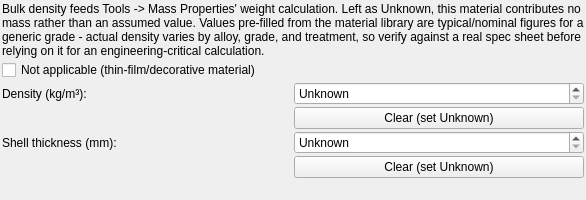
         <widget class="QWidget" name="scrollContents_physical">
          <property name="geometry">
           <rect>
            <x>0</x>
            <y>0</y>
            <width>586</width>
            <height>200</height>
           </rect>
          </property>
          <layout class="QGridLayout" name="gridLayout_physical">
           <property name="leftMargin">
            <number>2</number>
           </property>
           <property name="topMargin">
            <number>2</number>
           </property>
           <property name="rightMargin">
            <number>2</number>
           </property>
           <property name="bottomMargin">
            <number>2</number>
           </property>
           <property name="spacing">
            <number>2</number>
           </property>
           <item row="0" column="0" colspan="2">
            <widget class="QLabel" name="lblPhysicalPropertiesNote">
             <property name="text">
              <string>Bulk density feeds Tools -&gt; Mass Properties' weight calculation. Left as Unknown, this material contributes no mass rather than an assumed value. Values pre-filled from the material library are typical/nominal figures for a generic grade - actual density varies by alloy, grade, and treatment, so verify against a real spec sheet before relying on it for an engineering-critical calculation.</string>
             </property>
             <property name="wordWrap">
              <bool>true</bool>
             </property>
            </widget>
           </item>
           <item row="1" column="0" colspan="2">
            <widget class="QCheckBox" name="densityNotApplicableCheck">
             <property name="toolTip">
              <string>&lt;html&gt;&lt;head/&gt;&lt;body&gt;&lt;p&gt;Check for thin-film/decorative materials (e.g. clear coat, sheen) where a bulk density is not physically meaningful&lt;/p&gt;&lt;/body&gt;&lt;/html&gt;</string>
             </property>
             <property name="text">
              <string>Not applicable (thin-film/decorative material)</string>
             </property>
            </widget>
           </item>
           <item row="2" column="0">
            <widget class="QLabel" name="lblDensity">
             <property name="text">
              <string>Density (kg/m³):</string>
             </property>
            </widget>
           </item>
           <item row="2" column="1">
            <widget class="QDoubleSpinBox" name="densitySpin">
             <property name="toolTip">
              <string>&lt;html&gt;&lt;head/&gt;&lt;body&gt;&lt;p&gt;Bulk density in kg/m³ - used to compute mass from volume in the Mass Properties dialog. Library-supplied values are typical/nominal for a generic grade, not an exact spec.&lt;/p&gt;&lt;/body&gt;&lt;/html&gt;</string>
             </property>
             <property name="specialValueText">
              <string>Unknown</string>
             </property>
             <property name="decimals">
              <number>2</number>
             </property>
             <property name="minimum">
              <double>-1.000000000000000</double>
             </property>
             <property name="maximum">
              <double>25000.000000000000000</double>
             </property>
             <property name="singleStep">
              <double>10.000000000000000</double>
             </property>
             <property name="value">
              <double>-1.000000000000000</double>
             </property>
            </widget>
           </item>
           <item row="3" column="1">
            <widget class="QPushButton" name="densityClearButton">
             <property name="toolTip">
              <string>Reset density to Unknown</string>
             </property>
             <property name="text">
              <string>Clear (set Unknown)</string>
             </property>
            </widget>
           </item>
           <item row="4" column="0">
            <widget class="QLabel" name="lblShellThickness">
             <property name="text">
              <string>Shell thickness (mm):</string>
             </property>
            </widget>
           </item>
           <item row="4" column="1">
            <widget class="QDoubleSpinBox" name="shellThicknessSpin">
             <property name="toolTip">
              <string>&lt;html&gt;&lt;head/&gt;&lt;body&gt;&lt;p&gt;Pseudo thickness in millimetres. Lets Mass Properties treat an open or sheet-like surface of this material (sheet metal, laminates) as area x thickness, instead of reporting it as having no volume. Closed solids ignore it and use their real volume. Leave Unknown to keep open surfaces excluded.&lt;/p&gt;&lt;/body&gt;&lt;/html&gt;</string>
             </property>
             <property name="specialValueText">
              <string>Unknown</string>
             </property>
             <property name="decimals">
              <number>3</number>
             </property>
             <property name="minimum">
              <double>0.000000000000000</double>
             </property>
             <property name="maximum">
              <double>10000.000000000000000</double>
             </property>
             <property name="singleStep">
              <double>0.100000000000000</double>
             </property>
             <property name="value">
              <double>0.000000000000000</double>
             </property>
            </widget>
           </item>
           <item row="5" column="1">
            <widget class="QPushButton" name="shellThicknessClearButton">
             <property name="toolTip">
              <string>Reset shell thickness to Unknown</string>
             </property>
             <property name="text">
              <string>Clear (set Unknown)</string>
             </property>
            </widget>
           </item>
           <item row="6" column="0" colspan="2">
            <spacer name="verticalSpacer_physical">
             <property name="orientation">
              <enum>Qt::Orientation::Vertical</enum>
             </property>
             <property name="sizeHint" stdset="0">
              <size>
               <width>20</width>
               <height>40</height>
              </size>
             </property>
            </spacer>
           </item>
          </layout>
         </widget>
